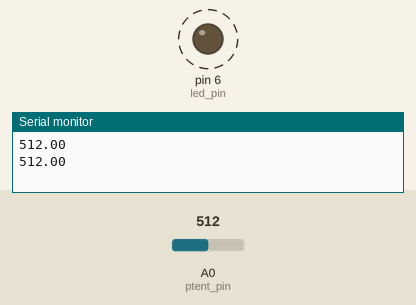
Simulated run of this sketch. Board: Arduino Uno, built with avr-gcc and run on an emulated ATmega328P. On the bench: output pins drawn as LEDs (lit = HIGH), the last lines printed to the serial monitor. Dashed ring = blinking. The test bench sets the inputs (shaded band); at power-on: A0 (ptent_pin) = 512.

Above: at 1.8 s.
1.9 s: A0 (ptent_pin) set to 900
At 2.5 s:
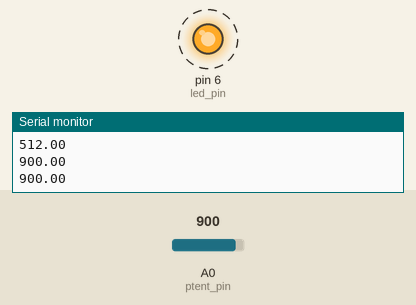
5.4 s: A0 (ptent_pin) set to 1023
At 5.46 s:
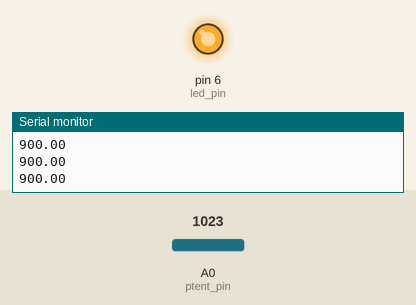
Timing chart, 0 to 14.9 s (numbered marks = the images above; inputs shaded):
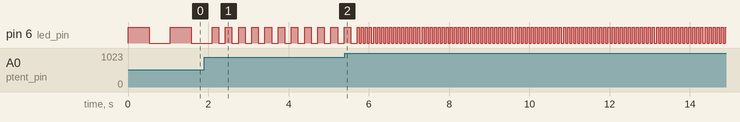

The sketch:

led_flash.ino
```cpp
const int led_pin = 6;
const int ptent_pin = 0;
double value = 0;
int wait_time = 500;

void setup() {
  // put your setup code here, to run once:
  pinMode(led_pin, OUTPUT);
  pinMode(ptent_pin, INPUT);

  Serial.begin(9600);

  digitalWrite(led_pin, LOW);
}

void loop() {
  // put your main code here, to run repeatedly:
  value = analogRead(ptent_pin);
  wait_time = map(value, 1023, 0, 50, 1000);
  double led_value = map(value, 1023, 0, 0, 255);
  Serial.println(value);

  //analogWrite(led_pin, led_value);
  //delay(10);

  digitalWrite(led_pin, HIGH);
  delay(wait_time);
  digitalWrite(led_pin, LOW);
  delay(wait_time);

}
```

Measured:
- after the input at 1.9 s, pin 6 (led_pin): alternates HIGH for 0.16 s and LOW for 0.16 s, starting after 0.36 s
- by itself, pin 6 (led_pin): alternates HIGH for 0.52 s and LOW for 0.52 s
